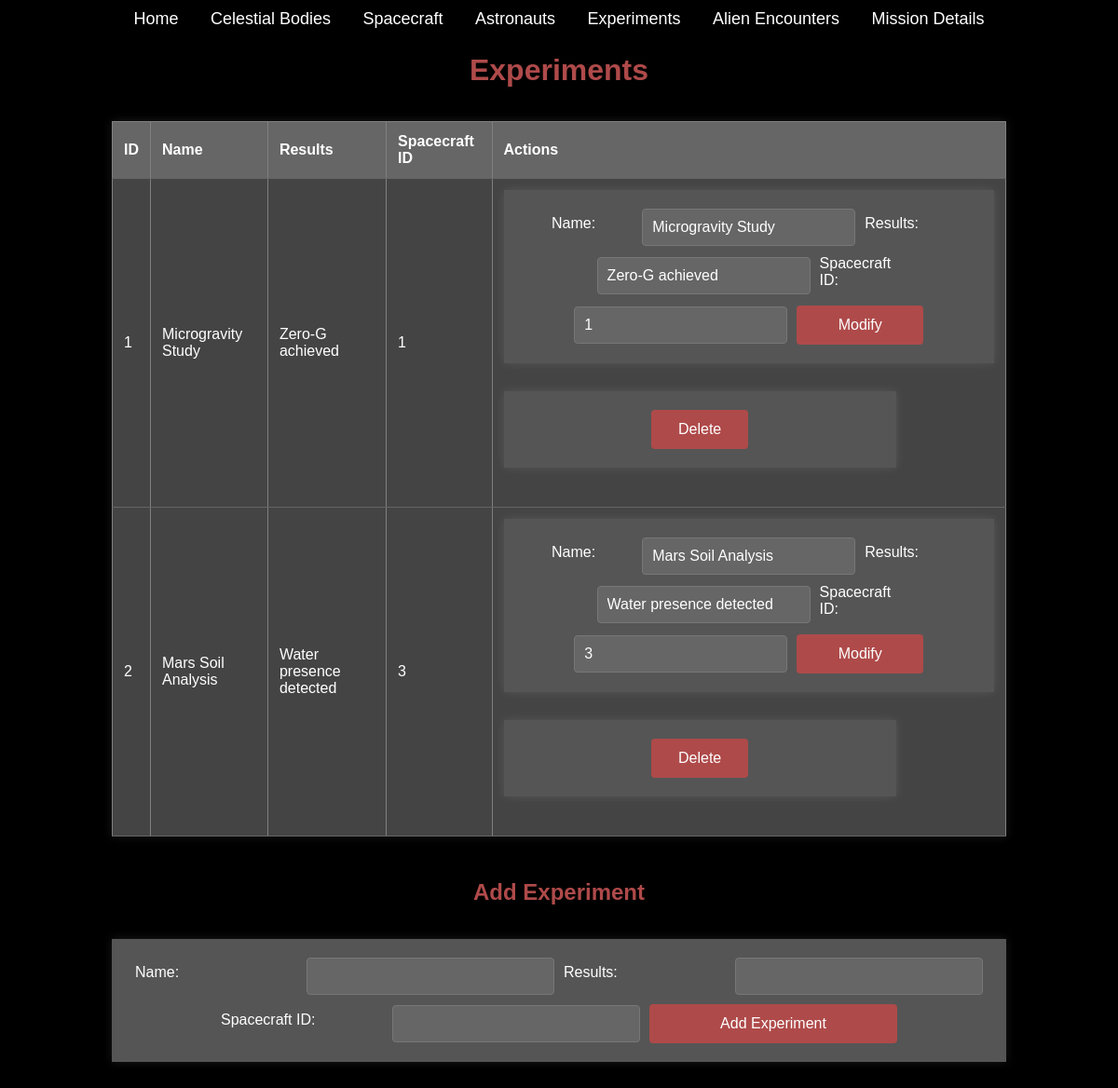
Screenshot of /experiments with the database file from the repository.
### app.py (models this page shows)
class Experiment(db.Model):
    id = db.Column(db.Integer, primary_key=True)
    name = db.Column(db.String(50), nullable=False)
    results = db.Column(db.String(100), nullable=False)
    spacecraft_id = db.Column(db.Integer, db.ForeignKey('spacecraft.id'), nullable=False)

### app.py (the view)
@app.route('/experiments')
def experiments():
    return render_template('experiments.html', experiments=Experiment.query.all())

### templates/experiments.html (shortened to what this page needs)
<!DOCTYPE html>
<html lang="en">
  <head>
    <link
      rel="stylesheet"
      href="{{ url_for('static', filename='index.css') }}"
    />
  </head>
  <body>
    <div class="navbar">
      <a href="/">Home</a>
      <a href="/celestial_bodies">Celestial Bodies</a>
      <a href="/spacecraft">Spacecraft</a>
      <a href="/astronauts">Astronauts</a>
      <a href="/experiments">Experiments</a>
      <a href="/alien_encounters">Alien Encounters</a>
      <a href="/mission_details">Mission Details</a>
    </div>
    <h1>Experiments</h1>
    <table border="1">
      <tr>
        <th>ID</th>
        <th>Name</th>
        <th>Results</th>
        <th>Spacecraft ID</th>
        <th>Actions</th>
      </tr>
      {% for experiment in experiments %}
      <tr>
        <td>{{ experiment.id }}</td>
        <td>{{ experiment.name }}</td>
        <td>{{ experiment.results }}</td>
        <td>{{ experiment.spacecraft_id }}</td>
        <td>
          <form
            class="modify"
            method="POST"
            action="{{ url_for('modify_experiment', id=experiment.id) }}"
          >
            <label for="name">Name:</label>
            <input
              type="text"
              id="name"
              name="name"
              value="{{ experiment.name }}"
              required
            />
            <label for="results">Results:</label>
            <input
              type="text"
              id="results"
              name="results"
              value="{{ experiment.results }}"
              required
            />
            <label for="spacecraft_id">Spacecraft ID:</label>
            <input
              type="number"
              id="spacecraft_id"
              name="spacecraft_id"
              value="{{ experiment.spacecraft_id }}"
              required
            />
            <button type="submit">Modify</button>
          </form>
          <form
            method="POST"
            action="{{ url_for('delete_experiment', id=experiment.id) }}"
          >
            <button type="submit">Delete</button>
          </form>
        </td>
      </tr>
      {% endfor %}
    </table>
    <h2>Add Experiment</h2>
    <form
      class="ajax-form"
      id="experiment-form"
      action="/add_experiment"
      method="post"
    >
      <label for="name">Name:</label>
      <input type="text" id="name" name="name" required />
      <label for="results">Results:</label>
      <input type="text" id="results" name="results" required />
      <label for="spacecraft_id">Spacecraft ID:</label>
      <input type="number" id="spacecraft_id" name="spacecraft_id" required />
      <button type="submit">Add Experiment</button>
    </form>
  </body>
</html>

### static/index.css (style rules this page uses)
* { margin: 0; padding: 0; box-sizing: border-box; }
h1 { color: #af4a4a; margin-bottom: 20px; animation: fadeInUp 0.5s ease-out; }
.navbar { background-color: black; padding: 10px; text-align: center; animation: fadeInDown 0.5s ease-out; }
.navbar a { color: #fff; text-decoration: none; margin: 0 15px; font-size: 18px; }
body { font-family: "Arial", sans-serif; background-color: #000; color: #fff; display: flex; flex-direction: column; align-items: center; justify-content: space-between; gap: 1rem; min-height: 100vh; }
table { width: 80%; border-collapse: collapse; margin-bottom: 30px; background-color: #444; box-shadow: 0 0 10px rgba(255, 255, 255, 0.1); color: #fff; animation: fadeIn 0.5s ease-out; }
th, td { padding: 12px; text-align: left; border-bottom: 1px solid #666; }
th { background-color: #666; }
form { width: 80%; background-color: #555; box-shadow: 0 0 10px rgba(255, 255, 255, 0.1); padding: 20px; margin-bottom: 30px; display: flex; justify-content: center; align-items: center; flex-wrap: wrap; gap: 10px; animation: fadeInUp 0.5s ease-out; }
.modify { width: 100%; background-color: #555; box-shadow: 0 0 10px rgba(255, 255, 255, 0.1); padding: 20px; margin-bottom: 30px; display: flex; justify-content: center; align-items: center; flex-wrap: wrap; gap: 10px; animation: fadeInUp 0.5s ease-out; }
label { flex: 0 0 calc(20% - 10px); margin-bottom: 8px; color: #fff; }
input { flex: 0 0 calc(30% - 10px); padding: 10px; box-sizing: border-box; border: 1px solid #777; border-radius: 4px; font-size: 16px; background-color: #666; color: #fff; }
button { background-color: #af4a4a; color: #fff; padding: 12px; border: none; border-radius: 4px; cursor: pointer; font-size: 16px; flex: 0 0 calc(30% - 10px); animation: fadeInUp 0.5s ease-out; }
h2 { margin-bottom: 20px; color: #af4a4a; animation: fadeInUp 0.5s ease-out; }

### rows the page displays
Experiment: id "1", name "Microgravity Study", results "Zero-G achieved", spacecraft_id "1"
Experiment: id "2", name "Mars Soil Analysis", results "Water presence detected", spacecraft_id "3"
